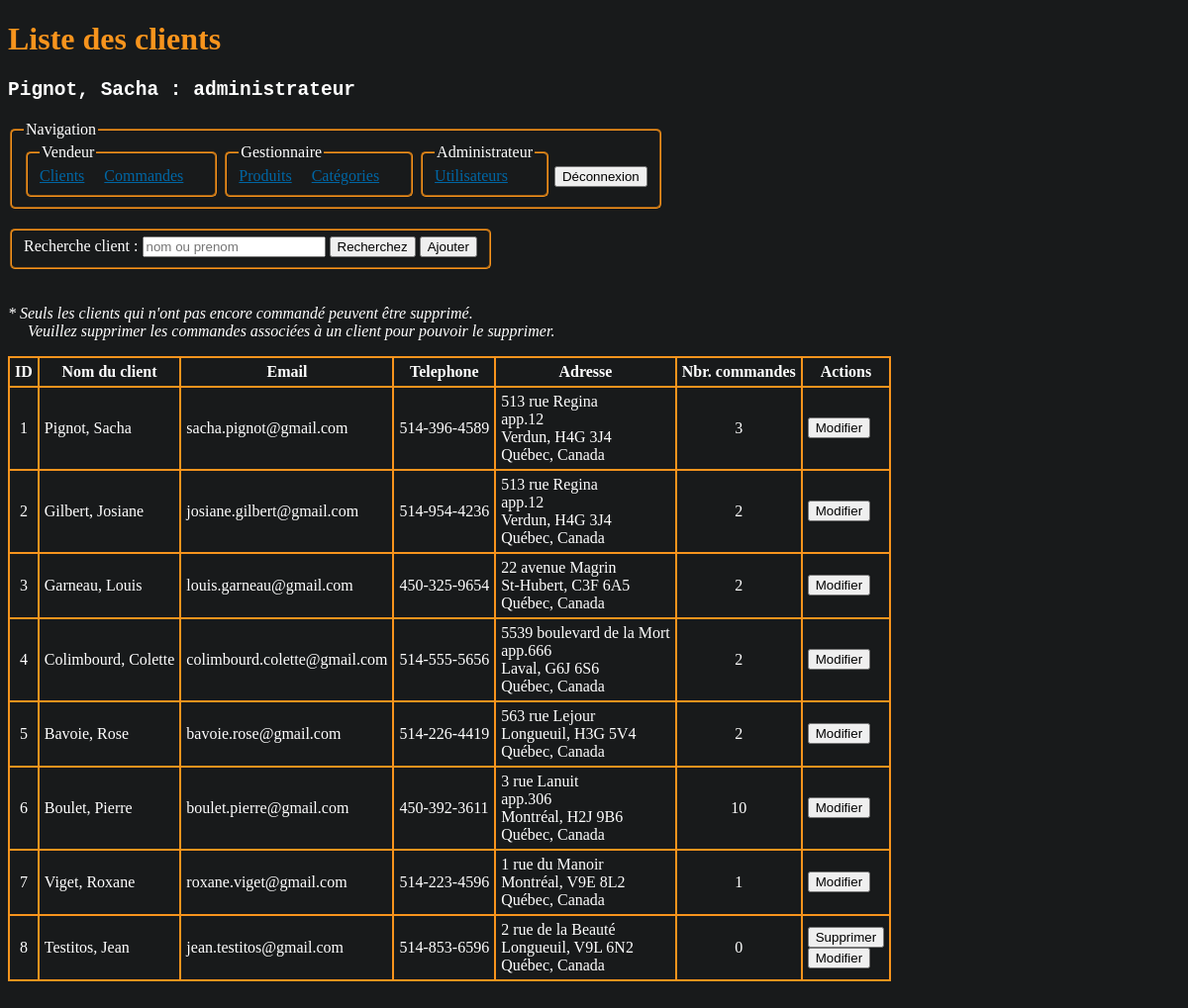
Screenshot of /clients/index.php (signed in) with the database file from the repository.
### tables this page shows
CREATE TABLE IF NOT EXISTS `clients` (
  `client_id` INT NOT NULL AUTO_INCREMENT,
  `client_nom` VARCHAR(255) NOT NULL,
  `client_prenom` VARCHAR(255) NOT NULL,
  `client_email` VARCHAR(255) NOT NULL,
  `client_telephone` VARCHAR(255) NOT NULL,
  `client_adresse` VARCHAR(255) NOT NULL,
  `client_adresse2` VARCHAR(255) NULL,
  `client_ville` VARCHAR(255) NOT NULL,
  `client_cp` VARCHAR(255) NOT NULL,
  PRIMARY KEY (`client_id`),
  UNIQUE INDEX `client_email_UNIQUE` (`client_email` ASC));

### inc/sql.php (called while the page is built, shortened)
    <?php
function ListerClients($conn, $recherche = "")
{
    $req = "SELECT CL.*, COUNT(CO.commande_id) AS 'nbr_commandes'
    FROM clients AS CL
    LEFT JOIN
        commandes AS CO ON CL.client_id = CO.fk_client_id
    WHERE (CL.client_nom LIKE ?) OR (CL.client_prenom LIKE ?)
    GROUP BY
        CL.client_id";
    $stmt = mysqli_prepare($conn, $req);
    $recherche = "%" . trim($recherche) . "%";
    mysqli_stmt_bind_param($stmt, "ss", $recherche, $recherche);
    if (mysqli_stmt_execute($stmt)) {
        $result = mysqli_stmt_get_result($stmt);
        $nbResult = mysqli_num_rows($result);
        $liste = array();
        if ($nbResult) {
            mysqli_data_seek($result, 0);
            while ($row = mysqli_fetch_array($result, MYSQLI_ASSOC)) {
                $liste[] = $row;
            }
        }
        return $liste;
    } else {
        errSQL($conn);
        exit;
    }
}
            mysqli_rollback($conn); ?>

### clients/index.php (the view, shortened to what this page needs)
<?php
require_once("../inc/sql.php");
$recherche = isset($_POST['recherche']) ? trim($_POST['recherche']) : "";
$liste = ListerClients($conn, $recherche);
?>
<!DOCTYPE html>
<html lang="fr">
<head>
    <link rel="stylesheet" href="../assets/css/main.css">
</head>
<body>
    <h1>Liste des clients</h1>
    <h2>
        <pre><?= $_SESSION['utilisateur']["utilisateur_nom"] . ", " . $_SESSION['utilisateur']["utilisateur_prenom"] . " : " . $_SESSION['utilisateur']["utilisateur_type"] ?></pre>
    </h2>
    <?php include("../menu.php"); ?>
    <form id="recherche" action="" method="post">
        <fieldset>
            <label>Recherche client : </label>
            <input type="text" name="recherche" value="<?= $recherche ?>" placeholder="nom ou prenom">
            <input type="submit" value="Recherchez">
            <button class="ajout"><a href="ajout.php">Ajouter</a></button>
        </fieldset>
    </form>
    <p><i>* Seuls les clients qui n'ont pas encore commandé peuvent être supprimé.<br><span class="margin_left">Veuillez supprimer les commandes associées à un client pour pouvoir le supprimer.</span></i></p>
    <table>
        <tr>
            <th>ID</th>
            <th>Nom du client</th>
            <th>Email</th>
            <th>Telephone</th>
            <th>Adresse</th>
            <th>Nbr. commandes</th>
            <th>Actions</th>
        </tr>
        <?php foreach ($liste as $row) :
        ?>
            <tr>
                <td class="txtcenter"><?= $row["client_id"] ?></td>
                <td><?= $row["client_nom"] . ", " . $row["client_prenom"] ?></td>
                <td><?= $row["client_email"] ?></td>
                <td><?= $row["client_telephone"] ?></td>
                <td><?php echo $row["client_adresse"];
                    echo isset($row["client_adresse2"]) ? "<br>" . $row["client_adresse2"] : "";
                    echo "<br>" . $row["client_ville"] . ", " . $row["client_cp"] .
                        "<br>Québec, Canada" ?></td>
                <td class="txtcenter"><?= $row["nbr_commandes"] ?></td>
                <td><?php if ($row["nbr_commandes"] == 0) : ?>
                        <form action="" method="post">
                            <input type="submit" value="Supprimer">
                        </form>
                    <?php endif; ?>
                    <form action="" method="post">
                        <input type="submit" value="Modifier">
                    </form>
                </td>
            </tr>
        <?php endforeach; ?>
    </table>
</body>
</html>

### menu.php
<nav id="main_menu">
    <fieldset>
        <legend>Navigation</legend>
        <fieldset>
            <legend>Vendeur</legend>
            <a href="../clients/index.php">Clients</a><a href="../commandes/index.php">Commandes</a>
        </fieldset>
        <?php if ($_SESSION['utilisateur']["utilisateur_type"] == "gestionnaire" || $_SESSION['utilisateur']["utilisateur_type"] == "administrateur") : ?>
            <fieldset>
                <legend>Gestionnaire</legend>
                <a href="../produits/index.php">Produits</a><a href="../categories/index.php">Catégories</a>
            </fieldset>
        <?php endif; ?>
        <?php if ($_SESSION['utilisateur']["utilisateur_type"] == "administrateur") : ?>
            <fieldset>
                <legend>Administrateur</legend>
                <a href="../utilisateurs/index.php">Utilisateurs</a>
            </fieldset>
        <?php endif; ?>
        <button><a href="../deconnexion.php">Déconnexion</a></button>
    </fieldset>
</nav>

### assets/css/style.css (style rules this page uses)
body { background-color: #181a1b; color: white; padding-bottom: 200px; }
h1 { color: #F7941D; }
a { color: #0066a4; }
button a { text-decoration: none; color: black; }
fieldset { display: inline; border-radius: 5px; border-color: #F7941D ; margin-bottom: 20px; }
table { border-collapse: collapse; }
table,th, td { border: 2px solid #F7941D; }
th, td { padding: 5px; }
.txtcenter { text-align: center; }
.margin_left { margin-left: 20px; }
#main_menu fieldset > fieldset { margin-bottom: 0px; }
#main_menu a { padding-right: 20px; }
#main_menu button a { padding-right: 0px; }

### rows the page displays
clients: client_id "1", client_nom "Pignot", client_prenom "Sacha", client_email "sacha.pignot@gmail.com", client_telephone "514-396-4589", client_adresse "513 rue Regina", client_adresse2 "app.12", client_ville "Verdun", client_cp "H4G 3J4", nbr_commandes "3"
clients: client_id "2", client_nom "Gilbert", client_prenom "Josiane", client_email "josiane.gilbert@gmail.com", client_telephone "514-954-4236", client_adresse "513 rue Regina", client_adresse2 "app.12", client_ville "Verdun", client_cp "H4G 3J4", nbr_commandes "2"
clients: client_id "3", client_nom "Garneau", client_prenom "Louis", client_email "louis.garneau@gmail.com", client_telephone "450-325-9654", client_adresse "22 avenue Magrin", client_ville "St-Hubert", client_cp "C3F 6A5", nbr_commandes "2"
clients: client_id "4", client_nom "Colimbourd", client_prenom "Colette", client_email "colimbourd.colette@gmail.com", client_telephone "514-555-5656", client_adresse "5539 boulevard de la Mort", client_adresse2 "app.666", client_ville "Laval", client_cp "G6J 6S6", nbr_commandes "2"
clients: client_id "5", client_nom "Bavoie", client_prenom "Rose", client_email "bavoie.rose@gmail.com", client_telephone "514-226-4419", client_adresse "563 rue Lejour", client_ville "Longueuil", client_cp "H3G 5V4", nbr_commandes "2"
clients: client_id "6", client_nom "Boulet", client_prenom "Pierre", client_email "boulet.pierre@gmail.com", client_telephone "450-392-3611", client_adresse "3 rue Lanuit", client_adresse2 "app.306", client_ville "Montréal", client_cp "H2J 9B6", nbr_commandes "10"
clients: client_id "7", client_nom "Viget", client_prenom "Roxane", client_email "roxane.viget@gmail.com", client_telephone "514-223-4596", client_adresse "1 rue du Manoir", client_ville "Montréal", client_cp "V9E 8L2", nbr_commandes "1"
clients: client_id "8", client_nom "Testitos", client_prenom "Jean", client_email "jean.testitos@gmail.com", client_telephone "514-853-6596", client_adresse "2 rue de la Beauté", client_ville "Longueuil", client_cp "V9L 6N2", nbr_commandes "0"

### other values shown
$_SESSION['utilisateur']["utilisateur_nom"] "Pignot"
$_SESSION['utilisateur']["utilisateur_prenom"] "Sacha"
$_SESSION['utilisateur']["utilisateur_type"] "administrateur"
